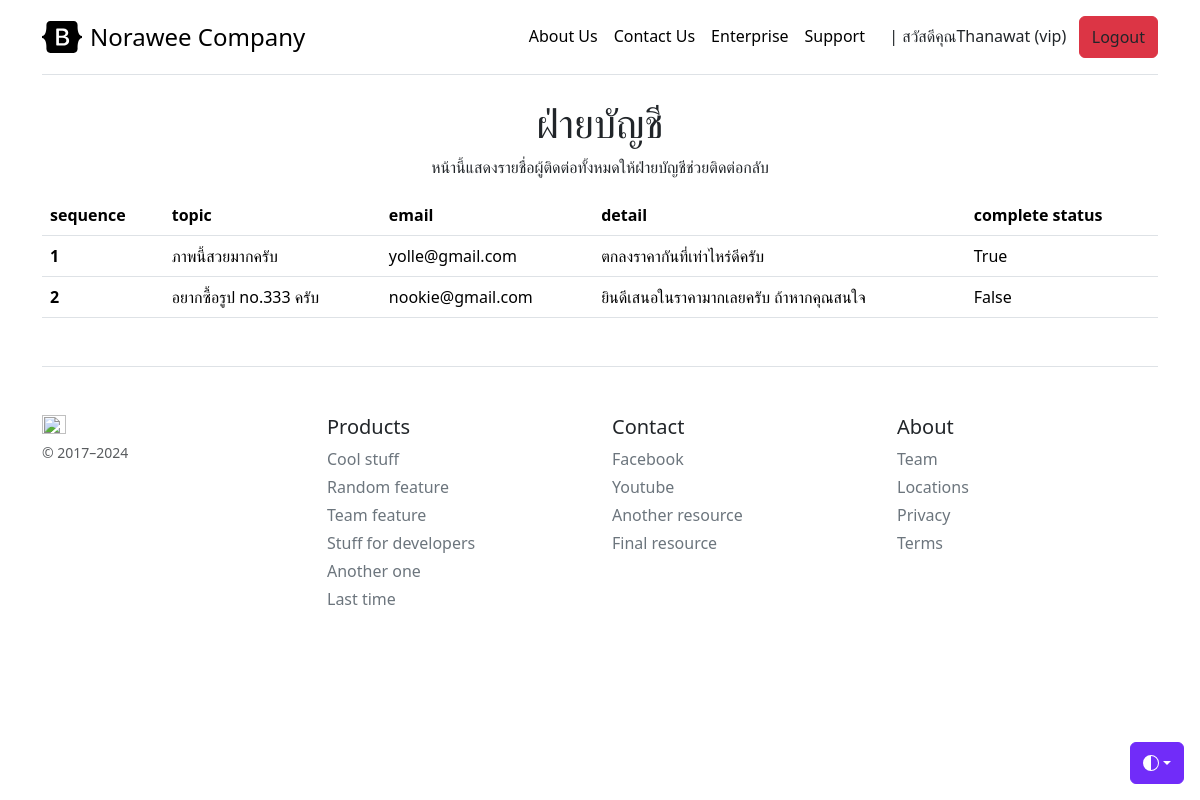
/accountant/ (signed in), run on the app's committed database.
### company/models.py (models this page shows, shortened)
class Profile(models.Model):
    user = models.OneToOneField(User, on_delete=models.CASCADE)
    user_type = models.CharField(max_length=100, default='member') # user role
    point = models.IntegerField(default=0)

class ContactList(models.Model):
    title = models.CharField(max_length=200)
    email = models.CharField(max_length=200)
    detail = models.TextField(null=True, blank=True)
    complete = models.BooleanField(default=False)

### company/views.py (the view)
# urls.py: path('accountant/', accountant, name='account-page'),
def accountant(request):
     all_contact = ContactList.objects.all()
     context = {'all_contact': all_contact}
     return render(request, 'company/accountant.html', context)

### company/template/company/accountant.html (shortened to what this page needs)
{% extends 'company/base.html' %}
{% load static %}
{%block content %}
<center>
    <h1>ฝ่ายบัญชี</h1>
    <p>หน้านี้แสดงรายชื่อผู้ติดต่อทั้งหมดให้ฝ่ายบัญชีช่วยติดต่อกลับ</p>
</center>
<table class="table">
    <thead class="thead-light">
      <tr>
        <th scope="col">sequence</th>
        <th scope="col">topic</th>
        <th scope="col">email</th>
        <th scope="col">detail</th>
        <th scope="col">complete status</th>
      </tr>
    </thead>
    <tbody>
        {% for contact in all_contact %}
      <tr>
        <th scope="row">{{forloop.counter}}</th>
        <td>{{contact.title}}</td>
        <td>{{contact.email}}</td>
        <td>{{contact.detail}}</td>
        <td>{{contact.complete}}</td>
      </tr>
      {% endfor %}
    </tbody>
  </table>
{% endblock content %}

### company/template/company/base.html (shortened to what this page needs)
{% load static%}
<!DOCTYPE html>
<html lang="en" data-bs-theme="auto">
  <head>
    <link
      rel="stylesheet"
      href="https://cdn.jsdelivr.net/npm/@docsearch/css@3"
    />
    <link
    href="{% static 'css/bootstrap.min.css'%}"
    rel="stylesheet"
    />
    <link
      href="https://getbootstrap.com/docs/5.3/examples/pricing/pricing.css"
      rel="stylesheet"
    />
  </head>
  <body>
    <div
      class="dropdown position-fixed bottom-0 end-0 mb-3 me-3 bd-mode-toggle"
    >
      <button
        class="btn btn-bd-primary py-2 dropdown-toggle d-flex align-items-center"
        id="bd-theme"
        type="button"
        aria-expanded="false"
        data-bs-toggle="dropdown"
        aria-label="Toggle theme (auto)"
      >
        <svg class="bi my-1 theme-icon-active" width="1em" height="1em">
          <use href="#circle-half"></use>
        </svg>
      </button>
    </div>
    <div class="container py-3">
      <header>
        <div
          class="d-flex flex-column flex-md-row align-items-center pb-3 mb-4 border-bottom"
        >
          <a
            href="/"
            class="d-flex align-items-center link-body-emphasis text-decoration-none"
          >
            <span class="fs-4">Norawee Company</span>
          </a>
          <nav class="d-inline-flex mt-2 mt-md-0 ms-md-auto">
            <a
              class="me-3 py-2 link-body-emphasis text-decoration-none"
              href="{% url 'about-page' %}"
              >About Us</a
            >
            <a
              class="me-3 py-2 link-body-emphasis text-decoration-none"
              href="{% url 'contact-page' %}"
              >Contact Us</a
            >
            <a
              class="me-3 py-2 link-body-emphasis text-decoration-none"
              href="#"
              >Enterprise</a
            >
            <a
              class="me-3 py-2 link-body-emphasis text-decoration-none"
              href="#"
              >Support</a
            >
            {% if user.is_authenticated %}
            &nbsp;&nbsp;<a class="py-2 text-dark text-decoration-none" href="#"
              >| สวัสดีคุณ{{user.first_name}} {{user.last_name}} ({{user.profile.user_type}})</a
            >
            <form method="post" action="{% url 'logout' %}">
              <button type="submit" class="py-2 text-dark text-decoration-none btn btn-danger">Logout</button>
          </form>
            {% else %}
            &nbsp;&nbsp;<a class="py-2 text-dark text-decoration-none btn btn-primary" href="{% url 'login' %}"
              >Login</a
            >
            {% endif %}
          </nav>
        </div>
      </header>
      <main>{% block content %} {% endblock content %}</main>
      <footer class="pt-4 my-md-5 pt-md-5 border-top">
        <div class="row">
          <div class="col-12 col-md">
            <img
              class="mb-2"
              src="https://getbootstrap/com//docs/5.3/assets/brand/bootstrap-logo.svg"
              alt=""
              width="24"
              height="19"
            />
            <small class="d-block mb-3 text-body-secondary"
              >&copy; 2017–2024</small
            >
          </div>
          <div class="col-6 col-md">
            <h5>Products</h5>
            <ul class="list-unstyled text-small">
              <li class="mb-1">
                <a class="link-secondary text-decoration-none" href="#"
                  >Cool stuff</a
                >
              </li>
              <li class="mb-1">
                <a class="link-secondary text-decoration-none" href="#"
                  >Random feature</a
                >
              </li>
              <li class="mb-1">
                <a class="link-secondary text-decoration-none" href="#"
                  >Team feature</a
                >
              </li>
              <li class="mb-1">
                <a class="link-secondary text-decoration-none" href="#"
                  >Stuff for developers</a
                >
              </li>
              <li class="mb-1">
                <a class="link-secondary text-decoration-none" href="#"
                  >Another one</a
                >
              </li>
              <li class="mb-1">
                <a class="link-secondary text-decoration-none" href="#"
                  >Last time</a
                >
              </li>
            </ul>
          </div>
          <div class="col-6 col-md">
            <h5>Contact</h5>
            <ul class="list-unstyled text-small">
              <li class="mb-1">
                <a
                  class="link-secondary text-decoration-none"
                  href="https://www.facebook.com/norawee.laohateerapong/" target="_blank"
                  >Facebook</a
                >
              </li>
              <li class="mb-1">
                <a
                  class="link-secondary text-decoration-none"
                  href="https://www.youtube.com/watch?v=hn4WDWxbDZM" target="_blank"
                  >Youtube</a
                >
              </li>
              <li class="mb-1">
                <a class="link-secondary text-decoration-none" href="#"
                  >Another resource</a
                >
              </li>
              <li class="mb-1">
                <a class="link-secondary text-decoration-none" href="#"
                  >Final resource</a
                >
              </li>
            </ul>
          </div>
          <div class="col-6 col-md">
            <h5>About</h5>
            <ul class="list-unstyled text-small">
              <li class="mb-1">
                <a class="link-secondary text-decoration-none" href="#">Team</a>
              </li>
              <li class="mb-1">
                <a class="link-secondary text-decoration-none" href="#"
                  >Locations</a
                >
              </li>
              <li class="mb-1">
                <a class="link-secondary text-decoration-none" href="#"
                  >Privacy</a
                >
              </li>
              <li class="mb-1">
                <a class="link-secondary text-decoration-none" href="#"
                  >Terms</a
                >
              </li>
            </ul>
          </div>
        </div>
      </footer>
    </div>
  </body>
</html>

### company/template/company/base.html (style rules this page uses)
.bi { vertical-align: -0.125em; fill: currentColor; }
.btn-bd-primary { --bd-violet-bg: #712cf9; --bd-violet-rgb: 112.520718, 44.062154, 249.437846; --bs-btn-font-weight: 600; --bs-btn-color: var(--bs-white); --bs-btn-bg: var(--bd-violet-bg); --bs-btn-border-color: var(--bd-violet-bg); --bs-btn-hover-color: var(--bs-white); --bs-btn-hover-bg: #6528e0; --bs-btn-hover-border-color: #6528e0; --bs-btn-focus-shadow-rgb: var(--bd-violet-rgb); --bs-btn-active-color: var(--bs-btn-hover-color); --bs-btn-active-bg: #5a23c8; --bs-btn-active-border-color: #5a23c8; }
.bd-mode-toggle { z-index: 1500; }

### data on the page
ContactList: title "ภาพนี้สวยมากครับ", email "yolle@gmail.com", detail "ตกลงราคากันที่เท่าไหร่ดีครับ", complete "True"
ContactList: title "อยากซื้อรูป no.333 ครับ", email "nookie@gmail.com", detail "ยินดีเสนอในราคามากเลยครับ ถ้าหากคุณสนใจ", complete "False"

### other printed values
{{ user.first_name }} "Thanawat"
{{ user.profile.user_type }} "vip"
